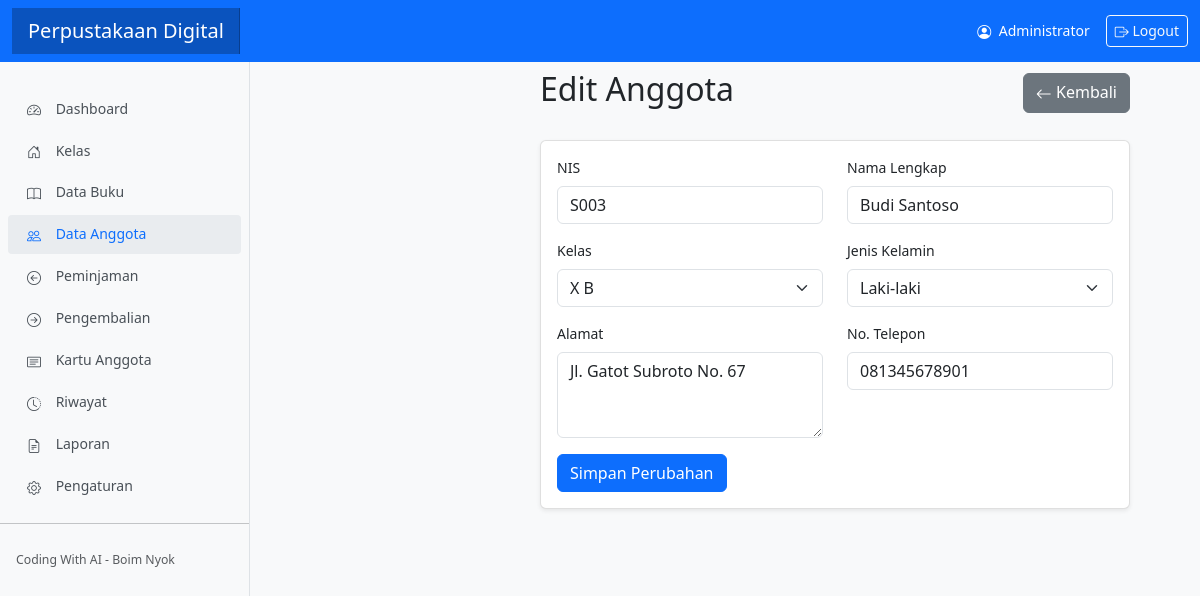
/modules/anggota/edit.php?id=3 (signed in), run on the app's committed database.
### tables this page shows
CREATE TABLE `anggota` (
  `id` int(11) NOT NULL,
  `nis` varchar(20) NOT NULL,
  `nama` varchar(100) NOT NULL,
  `id_kelas` int(11) NOT NULL,
  `jenis_kelamin` enum('Laki-laki','Perempuan') NOT NULL,
  `alamat` text DEFAULT NULL,
  `no_telepon` varchar(15) DEFAULT NULL,
  `created_at` timestamp NOT NULL DEFAULT current_timestamp()
);

### modules/anggota/edit.php (the view, shortened to what this page needs)
<?php
include_once '../../config/database.php';
$id = $_GET['id'];
$sql = "SELECT * FROM anggota WHERE id = $id";
$result = $conn->query($sql);
$anggota = $result->fetch_assoc();
$sql_kelas = "SELECT * FROM kelas ORDER BY tingkat, nama_kelas";
$result_kelas = $conn->query($sql_kelas);
include_once '../../includes/header.php';
?>
<div class="main-content" style="margin-left: 220px; padding: 50px;">
    <div class="d-flex justify-content-between align-items-center mb-4">
        <h2>Edit Anggota</h2>
        <a href="index.php" class="btn btn-secondary"><i class="bi bi-arrow-left"></i> Kembali</a>
    </div>
    <div class="card">
        <div class="card-body">
            <form method="POST" action="">
                <div class="row">
                    <div class="col-md-6 mb-3">
                        <label for="nis" class="form-label">NIS</label>
                        <input type="text" class="form-control" id="nis" name="nis" value="<?php echo $anggota['nis']; ?>" required>
                    </div>
                    <div class="col-md-6 mb-3">
                        <label for="nama" class="form-label">Nama Lengkap</label>
                        <input type="text" class="form-control" id="nama" name="nama" value="<?php echo $anggota['nama']; ?>" required>
                    </div>
                </div>
                <div class="row">
                    <div class="col-md-6 mb-3">
                        <label for="id_kelas" class="form-label">Kelas</label>
                        <select class="form-select" id="id_kelas" name="id_kelas" required>
                            <?php
                            if ($result_kelas->num_rows > 0) {
                                while($row = $result_kelas->fetch_assoc()) {
                                    $selected = $anggota['id_kelas'] == $row['id'] ? 'selected' : '';
                                    echo "<option value='".$row['id']."' $selected>".$row['tingkat']." ".$row['nama_kelas']."</option>";
                                }
                            }
                            ?>
                        </select>
                    </div>
                    <div class="col-md-6 mb-3">
                        <label for="jenis_kelamin" class="form-label">Jenis Kelamin</label>
                        <select class="form-select" id="jenis_kelamin" name="jenis_kelamin" required>
                            <option value="Laki-laki" <?php echo $anggota['jenis_kelamin'] == 'Laki-laki' ? 'selected' : ''; ?>>Laki-laki</option>
                        </select>
                    </div>
                </div>
                <div class="row">
                    <div class="col-md-6 mb-3">
                        <label for="alamat" class="form-label">Alamat</label>
                        <textarea class="form-control" id="alamat" name="alamat" rows="3"><?php echo $anggota['alamat']; ?></textarea>
                    </div>
                    <div class="col-md-6 mb-3">
                        <label for="no_telepon" class="form-label">No. Telepon</label>
                        <input type="text" class="form-control" id="no_telepon" name="no_telepon" value="<?php echo $anggota['no_telepon']; ?>">
                    </div>
                </div>
                <button type="submit" class="btn btn-primary">Simpan Perubahan</button>
            </form>
        </div>
    </div>
</div>
<?php
include_once '../../includes/footer.php';
?>

### assets/css/style.css (style rules this page uses)
body { font-size: .875rem; background-color: #f8f9fa; }
.card { box-shadow: 0 0.125rem 0.25rem rgba(0, 0, 0, 0.075); border: 1px solid rgba(0, 0, 0, 0.125); margin-bottom: 1.5rem; }
.bi { display: inline-block; vertical-align: -.125em; }

### data on the page
anggota: nis "S003", nama "Budi Santoso", jenis_kelamin "Laki-laki", alamat "Jl. Gatot Subroto No. 67", no_telepon "081345678901"

### other printed values
$_SESSION['admin_nama'] "Administrator"
form field id_kelas "X B"
